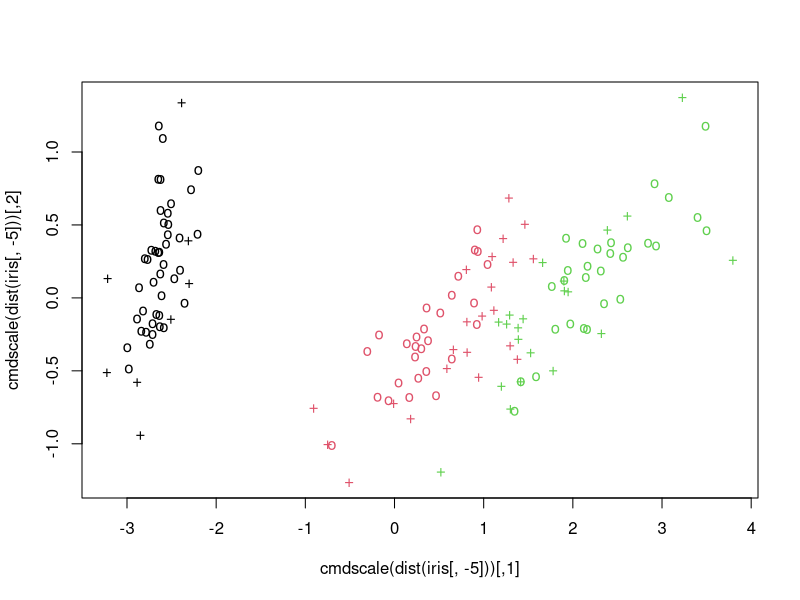
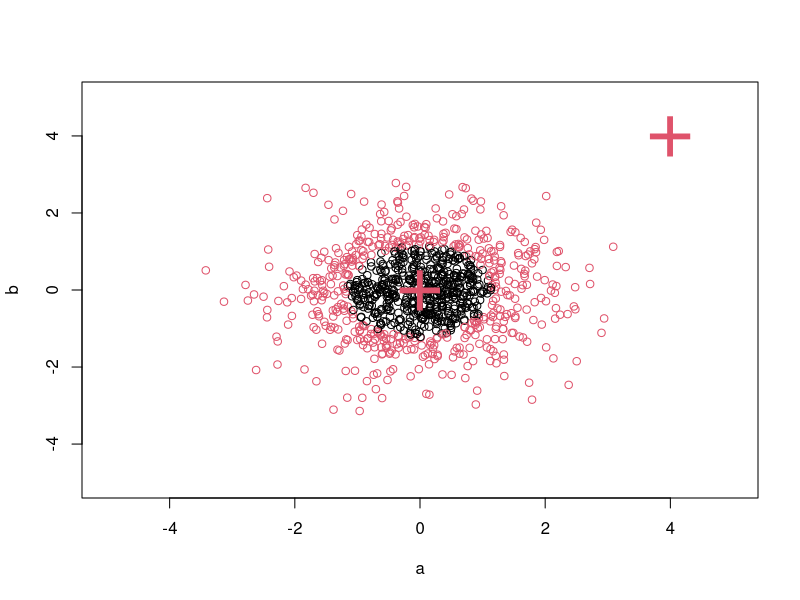
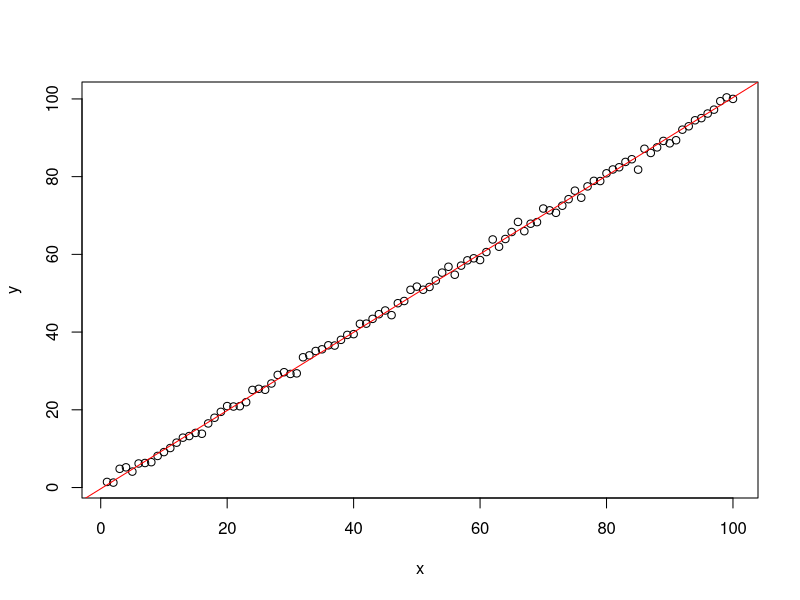
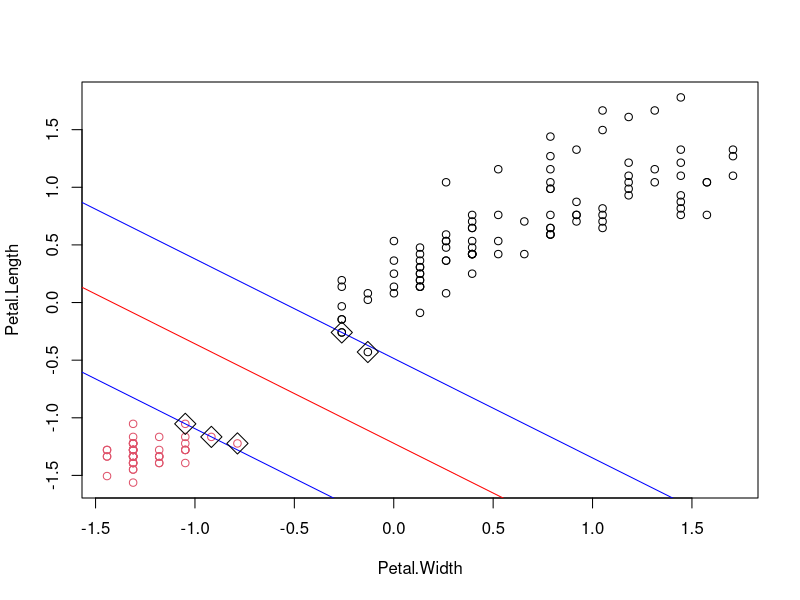

Write the R code that produced these figures, in order.
require(e1071)
data(iris)
attach(iris)

## classification mode
# default with factor response:
model <- svm(Species ~ ., data = iris)

# alternatively the traditional interface:
x <- subset(iris, select = -Species)
y <- Species
model <- svm(x, y) 

print(model)
summary(model)

# test with train data
pred <- predict(model, x)
# (same as:)
pred <- fitted(model)

# Check accuracy:
table(pred, y)

# compute decision values and probabilities:
pred <- predict(model, x, decision.values = TRUE)
attr(pred, "decision.values")[1:4,]

# visualize (classes by color, SV by crosses):
plot(cmdscale(dist(iris[,-5])),
     col = as.integer(iris[,5]),
     pch = c("o","+")[1:150 %in% model$index + 1])

## density-estimation

# create 2-dim. normal with rho=0:
X <- data.frame(a = rnorm(1000), b = rnorm(1000))
attach(X)

# traditional way:
m <- svm(X, gamma = 0.1)

# formula interface:
m <- svm(~., data = X, gamma = 0.1)
# or:
m <- svm(~ a + b, gamma = 0.1)

# test:
newdata <- data.frame(a = c(0, 4), b = c(0, 4))
predict (m, newdata)

# visualize:
plot(X, col = 1:1000 %in% m$index + 1, xlim = c(-5,5), ylim=c(-5,5))
points(newdata, pch = "+", col = 2, cex = 5)

## weights: (example not particularly sensible)
i2 <- iris
levels(i2$Species)[3] <- "versicolor"
summary(i2$Species)
wts <- 100 / table(i2$Species)
wts
m <- svm(Species ~ ., data = i2, class.weights = wts)

## extract coefficients for linear kernel

# a. regression
x <- 1:100
y <- x + rnorm(100)
m <- svm(y ~ x, scale = FALSE, kernel = "linear")
coef(m)
plot(y ~ x)
abline(m, col = "red")

# b. classification
# transform iris data to binary problem, and scale data
setosa <- as.factor(iris$Species == "setosa")
iris2 = scale(iris[,-5])

# fit binary C-classification model
m <- svm(setosa ~ Petal.Width + Petal.Length,
         data = iris2, kernel = "linear")

# plot data and separating hyperplane
plot(Petal.Length ~ Petal.Width, data = iris2, col = setosa)
(cf <- coef(m))
abline(-cf[1]/cf[3], -cf[2]/cf[3], col = "red")

# plot margin and mark support vectors
abline(-(cf[1] + 1)/cf[3], -cf[2]/cf[3], col = "blue")
abline(-(cf[1] - 1)/cf[3], -cf[2]/cf[3], col = "blue")
points(m$SV, pch = 5, cex = 2)
